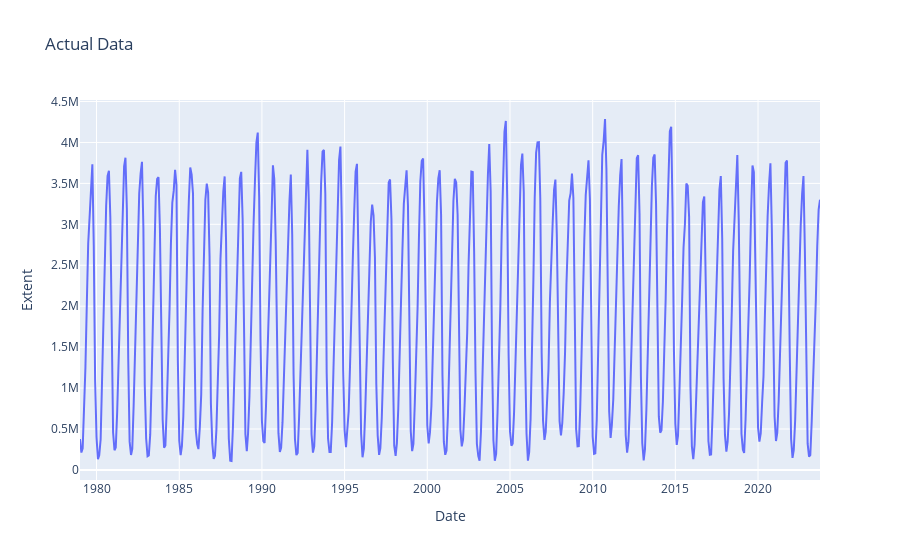

Source (notebook cell):
### Code cell
fp.plot_df(Indian_Extent)

### Figure 1 — Plotly figure (JSON) as saved in the notebook; plotly's stock layout.template omitted (floating-point values rounded to 4 significant figures; data arrays with more than 128 entries replaced by an {"elided": "..."} marker saying what was removed)
{"data": [{"hovertemplate": "Date: %{x}<br>Extent: %{y}", "mode": "lines", "name": "Extent", "type": "scatter", "x": {"elided": "538 str values"}, "y": {"elided": "538 float values"}}], "layout": {"title": {"text": "Actual Data"}, "xaxis": {"title": {"text": "Date"}}, "yaxis": {"title": {"text": "Extent"}}}}
